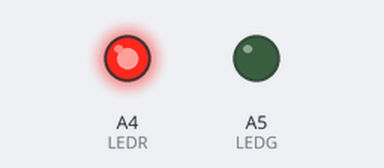
Bench run of a sketch on a simulated Arduino Uno, built with avr-gcc and run on an emulated ATmega328P. On the bench: output pins drawn as LEDs (lit = HIGH).

Above: at 1.0 s.
At 5.0 s:
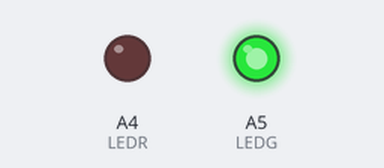
At 7.0 s:
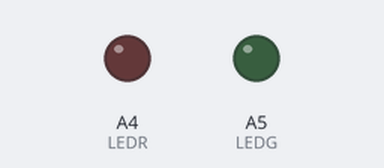
Timing chart, 0 to 10.4 s (numbered marks = the images above):
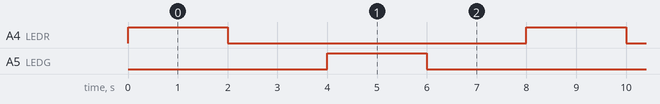

The sketch:

light_analog_pin.ino
```cpp
#define LEDR A4 //Analog Pin ARD UNO
#define LEDG A5

void setup() {
  // put your setup code here, to run once:
  pinMode(LEDR, OUTPUT);
  pinMode(LEDG, OUTPUT);
}

void loop() {
  // put your main code here, to run repeatedly:
  digitalWrite(LEDR, HIGH);
  delay(2000);
  digitalWrite(LEDR, LOW);
  delay(2000);


  digitalWrite(LEDG, HIGH);
  delay(2000);
  digitalWrite(LEDG, LOW);
  delay(2000);
}
```

Measured:
- by itself, A4 (LEDR), A5 (LEDG): alternates HIGH for 2.0 s and LOW for 6.0 s
- by itself, everything shown: repeats every 8.0 s, in 4 steps
